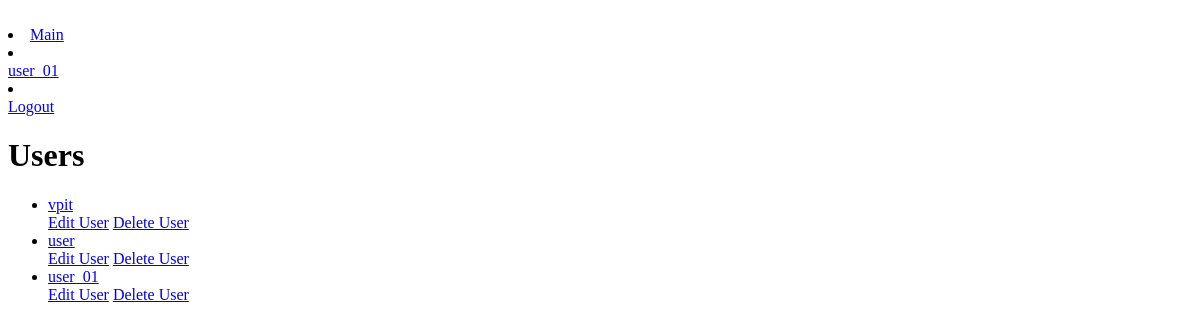
/users/ (signed in), run on an earlier commit of the app's database.
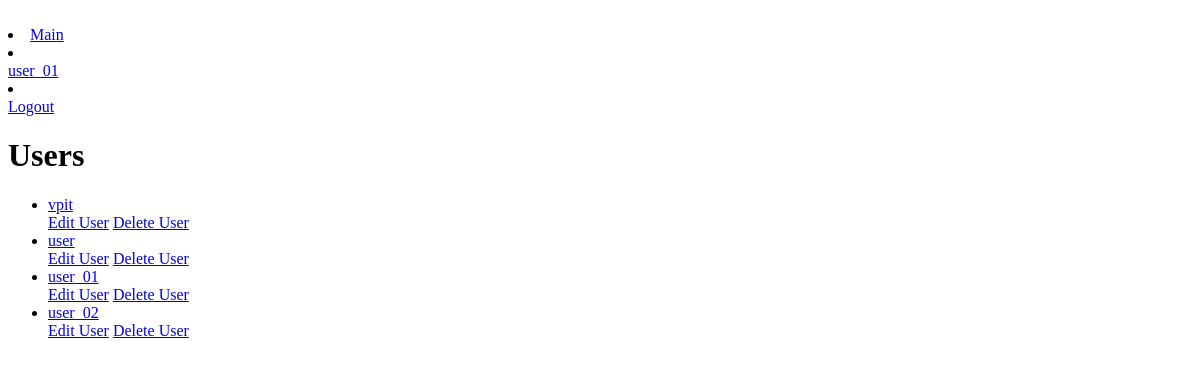
And on a later commit of the database.
### users/models.py (models this page shows, shortened)
class User(AbstractUser):
    password = models.CharField(max_length=40)

### users/views.py (the view)
# urls.py: path("", users.UsersListView.as_view(), name="users_list"),
class UsersListView(LoginRequiredMixin, ListView):
    model = User
    template_name = "users/users_list.html"
    login_url = "users:login"
    redirect_field_name = "redirect_to"

### users/templates/users/users_list.html
{% extends 'points/base.html' %}
{% block content %}
<h1>Users</h1>
<ul>
    {% for user in object_list %}
    <li>
        <a href="{%url 'users:users_detail' user.pk%}">{{user.username}}</a>
    </li>
    <a href="{% url 'users:users_edit' user.pk%}">Edit User</a>
    <a href="{% url 'users:users_delete' user.pk%}">Delete User</a>
    {% endfor %}
{% endblock content %}

### points/templates/points/base.html (shortened to what this page needs)
{% load static %}
<!DOCTYPE html>
<html lang="en">
<head>
</head>
<body>
<div>
    <br>
    <li><a href="{% url 'traces:index' %}"> Main</a></li>
    {% if user.is_authenticated %}
    <li><a href="{% url 'traces:index' %}">
        <div>{{ user.username|default:'Пользователь' }}</div>
        </a></li>
    <li><a href="{% url 'users:logout' %}">
        <div>Logout</div>
    </a></li>
    {% endif %}
       </div>
{% block content %}
{% endblock %}
</body>
</html>

What changed in the data, as far as the page shows it:
added User: username "user_02"
